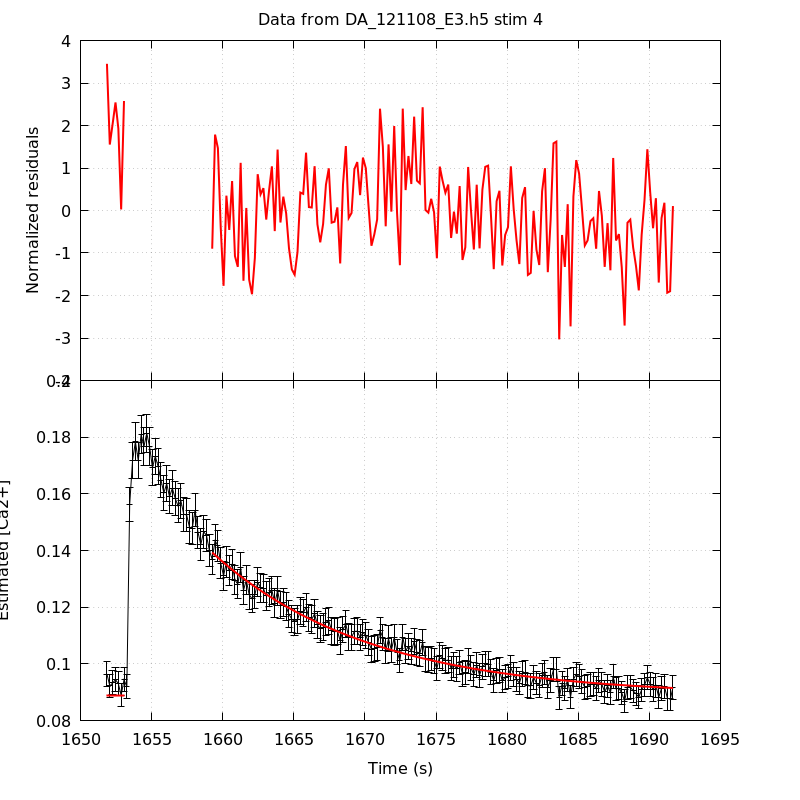

The gnuplot source for this figure:
unset key
set grid
set multiplot title 'Data from DA_121108_E3.h5 stim 4' noenhanced layout 2,1 margins 0.1,0.9,0.1,0.95 spacing 0,0
set ylabel 'Normalized residuals'
set xtics format ''
plot 'DA_121108_E3_aba_RatioFit_s4' using 1:4 with lines linecolor rgb 'red' linewidth 2
set format x '%g'
set xlabel 'Time (s)'
set ylabel 'Estimated [Ca2+]'
plot 'DA_121108_E3_aba_CaRatio_s4' using 1:2:($3*1.96) with yerrorlines \
     linecolor rgb 'black' linewidth 1,                \
     'DA_121108_E3_aba_RatioFit_s4' using 1:3 with lines linecolor rgb 'red'\
     linewidth 2
unset multiplot
